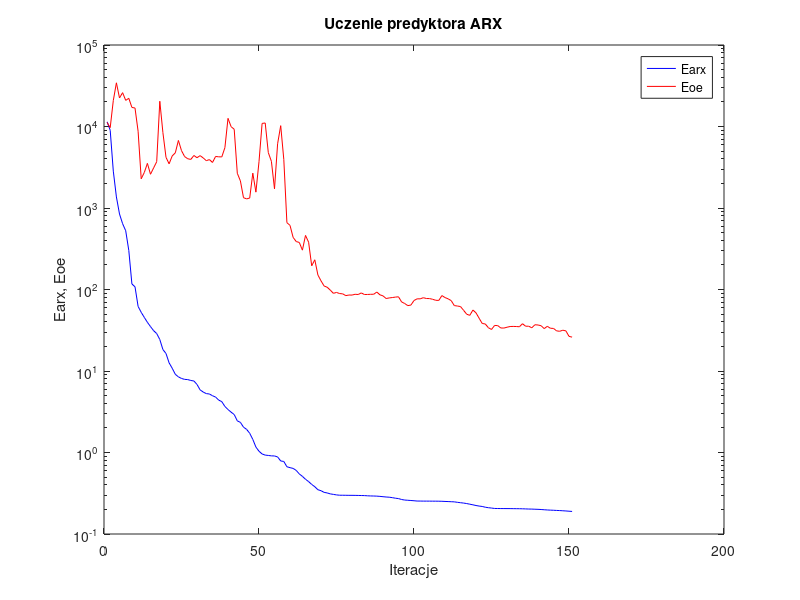
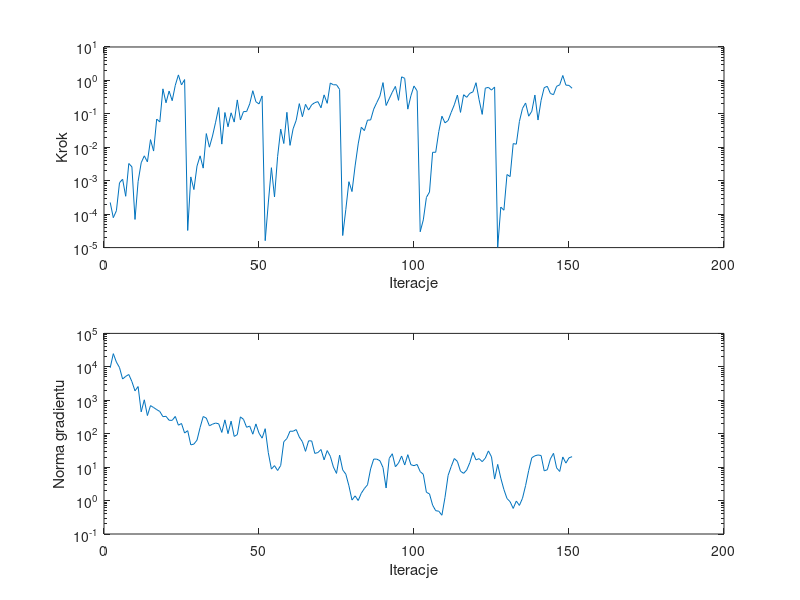

Source code (MATLAB) for these figures, in order:
%uczenie predyktora arx
clear all;
n=0; farx(n+1)=1.142610e+004; foe(n+1)=1.120171e+004; wspucz(n+1)=0.000000e+000; ng(n+1)=0.000000e+000;
%odnowa zmiennej metryki
n=1; farx(n+1)=8.983836e+003; foe(n+1)=9.689448e+003; krok(n+1)=2.235165e-004; ng(n+1)=9.370502e+003;
n=2; farx(n+1)=2.832746e+003; foe(n+1)=2.084474e+004; krok(n+1)=7.846985e-005; ng(n+1)=2.477410e+004;
n=3; farx(n+1)=1.366489e+003; foe(n+1)=3.436787e+004; krok(n+1)=1.267358e-004; ng(n+1)=1.384931e+004;
n=4; farx(n+1)=8.442593e+002; foe(n+1)=2.240647e+004; krok(n+1)=8.684522e-004; ng(n+1)=9.517827e+003;
n=5; farx(n+1)=6.421057e+002; foe(n+1)=2.602452e+004; krok(n+1)=1.109421e-003; ng(n+1)=4.315895e+003;
n=6; farx(n+1)=5.258727e+002; foe(n+1)=2.093070e+004; krok(n+1)=3.428360e-004; ng(n+1)=5.184454e+003;
n=7; farx(n+1)=3.010475e+002; foe(n+1)=2.217195e+004; krok(n+1)=3.271540e-003; ng(n+1)=5.896115e+003;
n=8; farx(n+1)=1.169177e+002; foe(n+1)=1.714393e+004; krok(n+1)=2.607206e-003; ng(n+1)=3.618423e+003;
n=9; farx(n+1)=1.079397e+002; foe(n+1)=1.685605e+004; krok(n+1)=6.949109e-005; ng(n+1)=1.910228e+003;
n=10; farx(n+1)=6.199396e+001; foe(n+1)=8.743515e+003; krok(n+1)=9.458427e-004; ng(n+1)=2.570382e+003;
n=11; farx(n+1)=5.248084e+001; foe(n+1)=2.282534e+003; krok(n+1)=3.446556e-003; ng(n+1)=4.501127e+002;
n=12; farx(n+1)=4.547323e+001; foe(n+1)=2.728557e+003; krok(n+1)=5.557598e-003; ng(n+1)=1.032443e+003;
n=13; farx(n+1)=3.957182e+001; foe(n+1)=3.528142e+003; krok(n+1)=3.660956e-003; ng(n+1)=3.486910e+002;
n=14; farx(n+1)=3.507202e+001; foe(n+1)=2.594730e+003; krok(n+1)=1.694236e-002; ng(n+1)=6.915359e+002;
n=15; farx(n+1)=3.126595e+001; foe(n+1)=3.101922e+003; krok(n+1)=7.716255e-003; ng(n+1)=6.065579e+002;
n=16; farx(n+1)=2.880951e+001; foe(n+1)=3.698351e+003; krok(n+1)=7.000904e-002; ng(n+1)=5.250026e+002;
n=17; farx(n+1)=2.435403e+001; foe(n+1)=2.040872e+004; krok(n+1)=5.737813e-002; ng(n+1)=4.621643e+002;
n=18; farx(n+1)=1.834162e+001; foe(n+1)=8.414282e+003; krok(n+1)=5.596492e-001; ng(n+1)=3.236582e+002;
n=19; farx(n+1)=1.639961e+001; foe(n+1)=4.183556e+003; krok(n+1)=2.144024e-001; ng(n+1)=3.310945e+002;
n=20; farx(n+1)=1.259202e+001; foe(n+1)=3.485118e+003; krok(n+1)=4.803814e-001; ng(n+1)=2.519086e+002;
n=21; farx(n+1)=1.081532e+001; foe(n+1)=4.351738e+003; krok(n+1)=2.477066e-001; ng(n+1)=2.509980e+002;
n=22; farx(n+1)=9.113071e+000; foe(n+1)=4.748877e+003; krok(n+1)=7.178655e-001; ng(n+1)=3.285201e+002;
n=23; farx(n+1)=8.473450e+000; foe(n+1)=6.744354e+003; krok(n+1)=1.462039e+000; ng(n+1)=1.796386e+002;
n=24; farx(n+1)=8.100418e+000; foe(n+1)=5.057449e+003; krok(n+1)=7.310195e-001; ng(n+1)=2.019332e+002;
n=25; farx(n+1)=7.894183e+000; foe(n+1)=4.277186e+003; krok(n+1)=1.062525e+000; ng(n+1)=1.046346e+002;
%odnowa zmiennej metryki
n=26; farx(n+1)=7.848201e+000; foe(n+1)=4.023156e+003; krok(n+1)=3.251699e-005; ng(n+1)=1.233686e+002;
n=27; farx(n+1)=7.654099e+000; foe(n+1)=3.943993e+003; krok(n+1)=1.300172e-003; ng(n+1)=4.631559e+001;
n=28; farx(n+1)=7.540757e+000; foe(n+1)=4.409650e+003; krok(n+1)=5.440190e-004; ng(n+1)=4.896090e+001;
n=29; farx(n+1)=6.841151e+000; foe(n+1)=4.140792e+003; krok(n+1)=2.742688e-003; ng(n+1)=6.418948e+001;
n=30; farx(n+1)=5.868607e+000; foe(n+1)=4.391735e+003; krok(n+1)=5.548179e-003; ng(n+1)=1.529572e+002;
n=31; farx(n+1)=5.519088e+000; foe(n+1)=4.116596e+003; krok(n+1)=2.380740e-003; ng(n+1)=3.264584e+002;
n=32; farx(n+1)=5.279691e+000; foe(n+1)=3.808526e+003; krok(n+1)=2.570124e-002; ng(n+1)=2.931770e+002;
n=33; farx(n+1)=5.223245e+000; foe(n+1)=3.925276e+003; krok(n+1)=1.007731e-002; ng(n+1)=1.724421e+002;
n=34; farx(n+1)=4.972495e+000; foe(n+1)=3.621089e+003; krok(n+1)=2.173419e-002; ng(n+1)=1.926559e+002;
n=35; farx(n+1)=4.788066e+000; foe(n+1)=4.291758e+003; krok(n+1)=5.625683e-002; ng(n+1)=2.079398e+002;
n=36; farx(n+1)=4.394333e+000; foe(n+1)=4.246012e+003; krok(n+1)=1.551821e-001; ng(n+1)=1.978495e+002;
n=37; farx(n+1)=4.208208e+000; foe(n+1)=4.238601e+003; krok(n+1)=1.244697e-002; ng(n+1)=1.091898e+002;
n=38; farx(n+1)=3.671314e+000; foe(n+1)=5.501708e+003; krok(n+1)=1.096649e-001; ng(n+1)=2.593758e+002;
n=39; farx(n+1)=3.367105e+000; foe(n+1)=1.258806e+004; krok(n+1)=4.109961e-002; ng(n+1)=1.003880e+002;
n=40; farx(n+1)=3.126230e+000; foe(n+1)=9.953617e+003; krok(n+1)=1.075010e-001; ng(n+1)=2.372219e+002;
n=41; farx(n+1)=2.923903e+000; foe(n+1)=9.251530e+003; krok(n+1)=5.671128e-002; ng(n+1)=8.286030e+001;
n=42; farx(n+1)=2.445113e+000; foe(n+1)=2.668913e+003; krok(n+1)=2.613267e-001; ng(n+1)=9.386207e+001;
n=43; farx(n+1)=2.342476e+000; foe(n+1)=2.149166e+003; krok(n+1)=6.563449e-002; ng(n+1)=3.188836e+002;
n=44; farx(n+1)=2.045967e+000; foe(n+1)=1.337954e+003; krok(n+1)=1.170340e-001; ng(n+1)=2.681369e+002;
n=45; farx(n+1)=1.922896e+000; foe(n+1)=1.294292e+003; krok(n+1)=1.171506e-001; ng(n+1)=1.554003e+002;
n=46; farx(n+1)=1.721407e+000; foe(n+1)=1.324119e+003; krok(n+1)=1.989372e-001; ng(n+1)=1.691914e+002;
n=47; farx(n+1)=1.448260e+000; foe(n+1)=2.676515e+003; krok(n+1)=4.915350e-001; ng(n+1)=9.659945e+001;
n=48; farx(n+1)=1.166621e+000; foe(n+1)=1.565171e+003; krok(n+1)=2.301336e-001; ng(n+1)=1.961956e+002;
n=49; farx(n+1)=1.035645e+000; foe(n+1)=3.705163e+003; krok(n+1)=1.981558e-001; ng(n+1)=1.035477e+002;
n=50; farx(n+1)=9.599717e-001; foe(n+1)=1.091089e+004; krok(n+1)=3.435737e-001; ng(n+1)=7.356356e+001;
%odnowa zmiennej metryki
n=51; farx(n+1)=9.292010e-001; foe(n+1)=1.104555e+004; krok(n+1)=1.611741e-005; ng(n+1)=1.411297e+002;
n=52; farx(n+1)=9.203547e-001; foe(n+1)=4.785854e+003; krok(n+1)=2.162683e-004; ng(n+1)=2.707799e+001;
n=53; farx(n+1)=9.093863e-001; foe(n+1)=3.736767e+003; krok(n+1)=2.453721e-003; ng(n+1)=8.747471e+000;
n=54; farx(n+1)=9.071341e-001; foe(n+1)=1.719288e+003; krok(n+1)=3.276764e-004; ng(n+1)=1.108170e+001;
n=55; farx(n+1)=8.827599e-001; foe(n+1)=6.138367e+003; krok(n+1)=5.269205e-003; ng(n+1)=7.929651e+000;
n=56; farx(n+1)=7.876577e-001; foe(n+1)=1.024070e+004; krok(n+1)=3.497807e-002; ng(n+1)=1.121583e+001;
n=57; farx(n+1)=7.764138e-001; foe(n+1)=3.936170e+003; krok(n+1)=1.296098e-002; ng(n+1)=5.753707e+001;
n=58; farx(n+1)=6.685044e-001; foe(n+1)=6.602225e+002; krok(n+1)=1.112054e-001; ng(n+1)=7.189293e+001;
n=59; farx(n+1)=6.518025e-001; foe(n+1)=6.126731e+002; krok(n+1)=1.142218e-002; ng(n+1)=1.186836e+002;
n=60; farx(n+1)=6.382035e-001; foe(n+1)=4.364713e+002; krok(n+1)=3.571281e-002; ng(n+1)=1.184202e+002;
n=61; farx(n+1)=6.032605e-001; foe(n+1)=3.876550e+002; krok(n+1)=6.407656e-002; ng(n+1)=1.326680e+002;
n=62; farx(n+1)=5.458285e-001; foe(n+1)=3.778989e+002; krok(n+1)=2.022243e-001; ng(n+1)=7.943470e+001;
n=63; farx(n+1)=5.097863e-001; foe(n+1)=3.039918e+002; krok(n+1)=8.197463e-002; ng(n+1)=5.756541e+001;
n=64; farx(n+1)=4.695947e-001; foe(n+1)=4.607613e+002; krok(n+1)=1.926134e-001; ng(n+1)=2.964981e+001;
n=65; farx(n+1)=4.396775e-001; foe(n+1)=3.808501e+002; krok(n+1)=1.297327e-001; ng(n+1)=6.132326e+001;
n=66; farx(n+1)=4.057660e-001; foe(n+1)=1.953262e+002; krok(n+1)=1.869994e-001; ng(n+1)=6.077547e+001;
n=67; farx(n+1)=3.803281e-001; foe(n+1)=2.315486e+002; krok(n+1)=2.162376e-001; ng(n+1)=2.574145e+001;
n=68; farx(n+1)=3.494197e-001; foe(n+1)=1.506700e+002; krok(n+1)=2.320583e-001; ng(n+1)=2.730015e+001;
n=69; farx(n+1)=3.398462e-001; foe(n+1)=1.277894e+002; krok(n+1)=1.519256e-001; ng(n+1)=3.367356e+001;
n=70; farx(n+1)=3.243440e-001; foe(n+1)=1.104542e+002; krok(n+1)=3.693268e-001; ng(n+1)=1.652121e+001;
n=71; farx(n+1)=3.190204e-001; foe(n+1)=1.065715e+002; krok(n+1)=2.063035e-001; ng(n+1)=3.129443e+001;
n=72; farx(n+1)=3.106187e-001; foe(n+1)=9.825434e+001; krok(n+1)=8.375141e-001; ng(n+1)=2.114089e+001;
n=73; farx(n+1)=3.062555e-001; foe(n+1)=8.977627e+001; krok(n+1)=7.386536e-001; ng(n+1)=1.007312e+001;
n=74; farx(n+1)=3.018094e-001; foe(n+1)=9.202445e+001; krok(n+1)=7.413928e-001; ng(n+1)=6.493203e+000;
n=75; farx(n+1)=2.990854e-001; foe(n+1)=8.921746e+001; krok(n+1)=5.386117e-001; ng(n+1)=2.285832e+001;
%odnowa zmiennej metryki
n=76; farx(n+1)=2.989670e-001; foe(n+1)=8.844471e+001; krok(n+1)=2.296646e-005; ng(n+1)=8.271221e+000;
n=77; farx(n+1)=2.985777e-001; foe(n+1)=8.409888e+001; krok(n+1)=1.366331e-004; ng(n+1)=6.177635e+000;
n=78; farx(n+1)=2.981733e-001; foe(n+1)=8.557644e+001; krok(n+1)=9.352282e-004; ng(n+1)=2.773741e+000;
n=79; farx(n+1)=2.981407e-001; foe(n+1)=8.541559e+001; krok(n+1)=4.740993e-004; ng(n+1)=1.036193e+000;
n=80; farx(n+1)=2.977711e-001; foe(n+1)=8.739878e+001; krok(n+1)=2.774090e-003; ng(n+1)=1.381788e+000;
n=81; farx(n+1)=2.972606e-001; foe(n+1)=8.680710e+001; krok(n+1)=1.264842e-002; ng(n+1)=1.002279e+000;
n=82; farx(n+1)=2.965950e-001; foe(n+1)=9.077262e+001; krok(n+1)=3.979978e-002; ng(n+1)=1.659964e+000;
n=83; farx(n+1)=2.960549e-001; foe(n+1)=8.680749e+001; krok(n+1)=3.149998e-002; ng(n+1)=2.294661e+000;
n=84; farx(n+1)=2.943108e-001; foe(n+1)=8.692800e+001; krok(n+1)=6.504518e-002; ng(n+1)=2.963200e+000;
n=85; farx(n+1)=2.930936e-001; foe(n+1)=8.731436e+001; krok(n+1)=6.544743e-002; ng(n+1)=8.831268e+000;
n=86; farx(n+1)=2.924957e-001; foe(n+1)=8.745735e+001; krok(n+1)=1.383770e-001; ng(n+1)=1.740957e+001;
n=87; farx(n+1)=2.915198e-001; foe(n+1)=9.305494e+001; krok(n+1)=2.181689e-001; ng(n+1)=1.735105e+001;
n=88; farx(n+1)=2.895262e-001; foe(n+1)=8.607801e+001; krok(n+1)=3.388866e-001; ng(n+1)=1.556670e+001;
n=89; farx(n+1)=2.868880e-001; foe(n+1)=8.353260e+001; krok(n+1)=8.600077e-001; ng(n+1)=9.723096e+000;
n=90; farx(n+1)=2.844919e-001; foe(n+1)=7.755248e+001; krok(n+1)=1.778431e-001; ng(n+1)=2.379088e+000;
n=91; farx(n+1)=2.828535e-001; foe(n+1)=7.878335e+001; krok(n+1)=2.821404e-001; ng(n+1)=1.826237e+001;
n=92; farx(n+1)=2.793726e-001; foe(n+1)=7.968387e+001; krok(n+1)=4.446475e-001; ng(n+1)=2.511389e+001;
n=93; farx(n+1)=2.749400e-001; foe(n+1)=8.067103e+001; krok(n+1)=6.622313e-001; ng(n+1)=1.026131e+001;
n=94; farx(n+1)=2.720210e-001; foe(n+1)=8.139309e+001; krok(n+1)=2.538171e-001; ng(n+1)=1.322236e+001;
n=95; farx(n+1)=2.650306e-001; foe(n+1)=7.036776e+001; krok(n+1)=1.280117e+000; ng(n+1)=2.154022e+001;
n=96; farx(n+1)=2.610525e-001; foe(n+1)=6.733486e+001; krok(n+1)=1.154088e+000; ng(n+1)=1.158108e+001;
n=97; farx(n+1)=2.593453e-001; foe(n+1)=6.340034e+001; krok(n+1)=1.383770e-001; ng(n+1)=2.359052e+001;
n=98; farx(n+1)=2.576833e-001; foe(n+1)=6.443422e+001; krok(n+1)=3.477470e-001; ng(n+1)=1.178890e+001;
n=99; farx(n+1)=2.559132e-001; foe(n+1)=7.326165e+001; krok(n+1)=6.809733e-001; ng(n+1)=1.106796e+001;
n=100; farx(n+1)=2.537628e-001; foe(n+1)=7.684401e+001; krok(n+1)=4.881595e-001; ng(n+1)=1.202779e+001;
%odnowa zmiennej metryki
n=101; farx(n+1)=2.536393e-001; foe(n+1)=7.682294e+001; krok(n+1)=2.979031e-005; ng(n+1)=7.345745e+000;
n=102; farx(n+1)=2.532909e-001; foe(n+1)=7.931629e+001; krok(n+1)=6.738910e-005; ng(n+1)=6.107163e+000;
n=103; farx(n+1)=2.532351e-001; foe(n+1)=7.755626e+001; krok(n+1)=3.164277e-004; ng(n+1)=1.767525e+000;
n=104; farx(n+1)=2.531519e-001; foe(n+1)=7.738590e+001; krok(n+1)=4.604034e-004; ng(n+1)=1.583659e+000;
n=105; farx(n+1)=2.529169e-001; foe(n+1)=7.589305e+001; krok(n+1)=7.088910e-003; ng(n+1)=7.308164e-001;
n=106; farx(n+1)=2.528518e-001; foe(n+1)=7.376021e+001; krok(n+1)=7.088910e-003; ng(n+1)=4.982271e-001;
n=107; farx(n+1)=2.525877e-001; foe(n+1)=7.345028e+001; krok(n+1)=2.977641e-002; ng(n+1)=4.805957e-001;
n=108; farx(n+1)=2.520189e-001; foe(n+1)=8.422794e+001; krok(n+1)=8.512166e-002; ng(n+1)=3.641836e-001;
n=109; farx(n+1)=2.509419e-001; foe(n+1)=7.964380e+001; krok(n+1)=5.387784e-002; ng(n+1)=1.248783e+000;
n=110; farx(n+1)=2.500676e-001; foe(n+1)=7.687186e+001; krok(n+1)=6.306675e-002; ng(n+1)=5.653868e+000;
n=111; farx(n+1)=2.489688e-001; foe(n+1)=7.301856e+001; krok(n+1)=1.104861e-001; ng(n+1)=1.041121e+001;
n=112; farx(n+1)=2.480313e-001; foe(n+1)=6.348196e+001; krok(n+1)=1.865458e-001; ng(n+1)=1.809284e+001;
n=113; farx(n+1)=2.447630e-001; foe(n+1)=6.270061e+001; krok(n+1)=3.655097e-001; ng(n+1)=1.480057e+001;
n=114; farx(n+1)=2.421675e-001; foe(n+1)=6.176259e+001; krok(n+1)=1.105941e-001; ng(n+1)=7.537491e+000;
n=115; farx(n+1)=2.395946e-001; foe(n+1)=5.551472e+001; krok(n+1)=3.730916e-001; ng(n+1)=6.524562e+000;
n=116; farx(n+1)=2.363455e-001; foe(n+1)=4.974860e+001; krok(n+1)=3.123324e-001; ng(n+1)=8.202344e+000;
n=117; farx(n+1)=2.321282e-001; foe(n+1)=4.816598e+001; krok(n+1)=4.112198e-001; ng(n+1)=1.360284e+001;
n=118; farx(n+1)=2.280862e-001; foe(n+1)=5.598941e+001; krok(n+1)=4.536903e-001; ng(n+1)=2.742612e+001;
n=119; farx(n+1)=2.236334e-001; foe(n+1)=5.173465e+001; krok(n+1)=8.536620e-001; ng(n+1)=1.650336e+001;
n=120; farx(n+1)=2.202304e-001; foe(n+1)=4.443896e+001; krok(n+1)=2.640812e-001; ng(n+1)=1.792802e+001;
n=121; farx(n+1)=2.177605e-001; foe(n+1)=3.831225e+001; krok(n+1)=9.636975e-002; ng(n+1)=1.460307e+001;
n=122; farx(n+1)=2.131143e-001; foe(n+1)=3.774001e+001; krok(n+1)=5.870903e-001; ng(n+1)=1.854660e+001;
n=123; farx(n+1)=2.102498e-001; foe(n+1)=3.394066e+001; krok(n+1)=6.197524e-001; ng(n+1)=3.056233e+001;
n=124; farx(n+1)=2.081214e-001; foe(n+1)=3.233630e+001; krok(n+1)=5.131430e-001; ng(n+1)=2.026912e+001;
n=125; farx(n+1)=2.057780e-001; foe(n+1)=3.622797e+001; krok(n+1)=6.345398e-001; ng(n+1)=4.398790e+000;
%odnowa zmiennej metryki
n=126; farx(n+1)=2.054928e-001; foe(n+1)=3.607241e+001; krok(n+1)=1.022121e-005; ng(n+1)=1.206866e+001;
n=127; farx(n+1)=2.051937e-001; foe(n+1)=3.372632e+001; krok(n+1)=1.629540e-004; ng(n+1)=4.682389e+000;
n=128; farx(n+1)=2.051570e-001; foe(n+1)=3.363694e+001; krok(n+1)=1.313043e-004; ng(n+1)=2.138058e+000;
n=129; farx(n+1)=2.050302e-001; foe(n+1)=3.444435e+001; krok(n+1)=1.532691e-003; ng(n+1)=1.152173e+000;
n=130; farx(n+1)=2.049497e-001; foe(n+1)=3.514564e+001; krok(n+1)=1.329544e-003; ng(n+1)=9.235736e-001;
n=131; farx(n+1)=2.046667e-001; foe(n+1)=3.524014e+001; krok(n+1)=1.289397e-002; ng(n+1)=5.820201e-001;
n=132; farx(n+1)=2.044927e-001; foe(n+1)=3.514249e+001; krok(n+1)=1.238474e-002; ng(n+1)=9.679091e-001;
n=133; farx(n+1)=2.043101e-001; foe(n+1)=3.489657e+001; krok(n+1)=5.919426e-002; ng(n+1)=7.169073e-001;
n=134; farx(n+1)=2.038506e-001; foe(n+1)=3.803716e+001; krok(n+1)=1.453256e-001; ng(n+1)=1.173964e+000;
n=135; farx(n+1)=2.031998e-001; foe(n+1)=3.543156e+001; krok(n+1)=2.114442e-001; ng(n+1)=2.825588e+000;
n=136; farx(n+1)=2.024671e-001; foe(n+1)=3.546033e+001; krok(n+1)=8.512166e-002; ng(n+1)=7.966975e+000;
n=137; farx(n+1)=2.021617e-001; foe(n+1)=3.388166e+001; krok(n+1)=1.196783e-001; ng(n+1)=1.908873e+001;
n=138; farx(n+1)=2.013700e-001; foe(n+1)=3.692586e+001; krok(n+1)=3.655097e-001; ng(n+1)=2.179665e+001;
n=139; farx(n+1)=2.007495e-001; foe(n+1)=3.669379e+001; krok(n+1)=6.544743e-002; ng(n+1)=2.311285e+001;
n=140; farx(n+1)=1.997767e-001; foe(n+1)=3.593475e+001; krok(n+1)=2.538306e-001; ng(n+1)=2.225583e+001;
n=141; farx(n+1)=1.984320e-001; foe(n+1)=3.313155e+001; krok(n+1)=6.077026e-001; ng(n+1)=7.739072e+000;
n=142; farx(n+1)=1.972045e-001; foe(n+1)=3.534943e+001; krok(n+1)=6.656880e-001; ng(n+1)=8.350843e+000;
n=143; farx(n+1)=1.962541e-001; foe(n+1)=3.345830e+001; krok(n+1)=4.063898e-001; ng(n+1)=1.769332e+001;
n=144; farx(n+1)=1.955623e-001; foe(n+1)=3.329655e+001; krok(n+1)=3.745525e-001; ng(n+1)=2.589179e+001;
n=145; farx(n+1)=1.946003e-001; foe(n+1)=3.108141e+001; krok(n+1)=6.653319e-001; ng(n+1)=9.512528e+000;
n=146; farx(n+1)=1.939165e-001; foe(n+1)=3.071457e+001; krok(n+1)=7.382907e-001; ng(n+1)=7.420401e+000;
n=147; farx(n+1)=1.928261e-001; foe(n+1)=3.166339e+001; krok(n+1)=1.404256e+000; ng(n+1)=2.017511e+001;
n=148; farx(n+1)=1.917242e-001; foe(n+1)=3.106864e+001; krok(n+1)=7.228765e-001; ng(n+1)=1.318286e+001;
n=149; farx(n+1)=1.903833e-001; foe(n+1)=2.660570e+001; krok(n+1)=7.101669e-001; ng(n+1)=1.903865e+001;
n=150; farx(n+1)=1.892594e-001; foe(n+1)=2.603864e+001; krok(n+1)=5.819545e-001; ng(n+1)=2.051739e+001;

figure; semilogy(farx,'b'); hold on; semilogy(foe,'r'); xlabel('Iteracje'); ylabel('Earx, Eoe'); legend('Earx','Eoe'); title('Uczenie predyktora ARX');
print (['zmiany_bledow3.png' ], '-dpng', '-r400')
figure; subplot(2,1,1); semilogy(krok); xlabel('Iteracje'); ylabel('Krok');
subplot(2,1,2); semilogy(ng); xlabel('Iteracje'); ylabel('Norma gradientu');
Earx=farx(n+1)
Eoe=foe(n+1)
